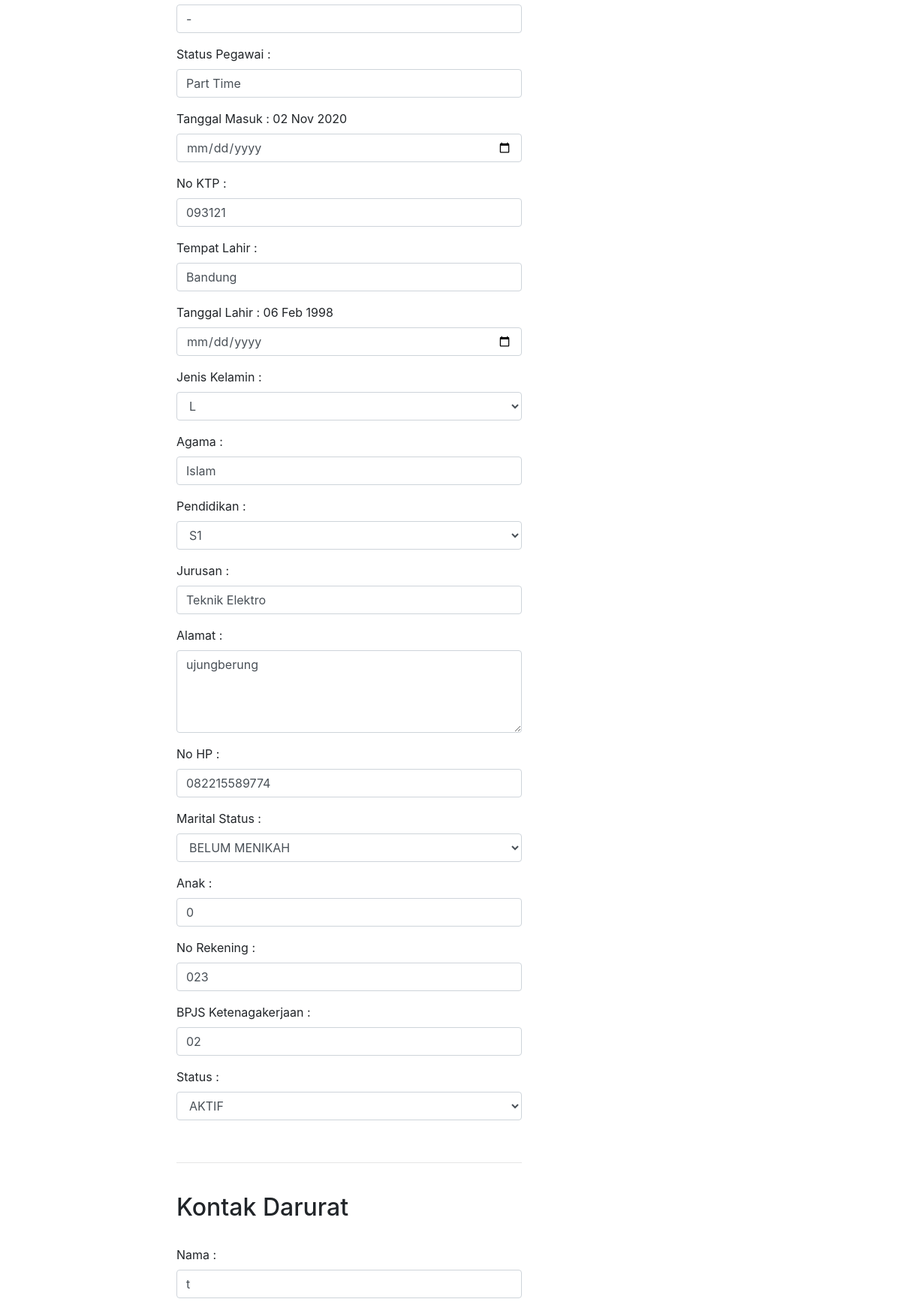
Page /halaman_edit/8 (signed in, middle part) on the earlier database version.
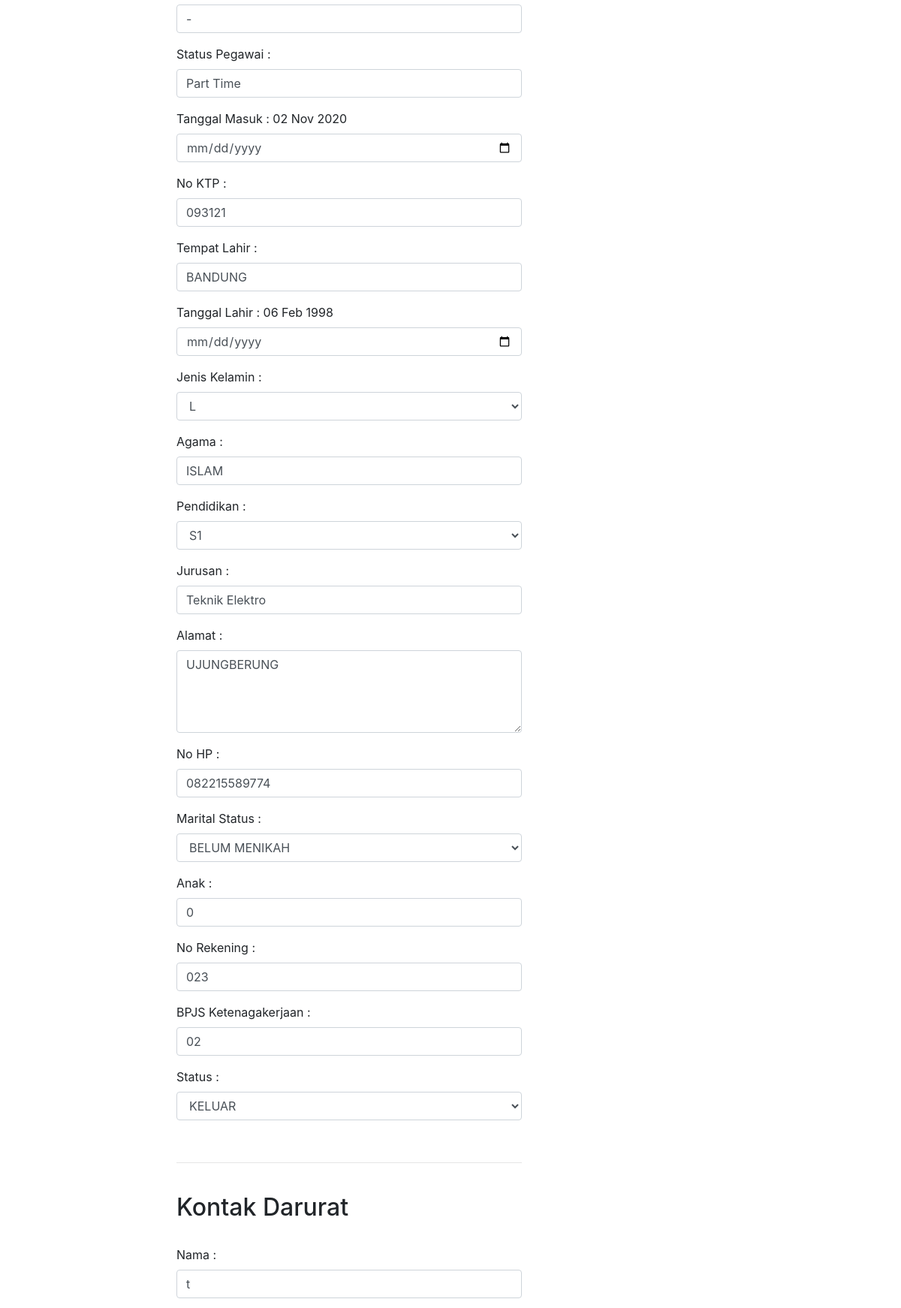
Same page on the later database version.
### dashboard/models.py (models this page shows, shortened)
class DataKaryawan(models.Model):
    AREA = (
        ('Office', 'Office'),
        ('Jatinangor', 'Jatinangor'),
        ('Cisitu', 'Cisitu'),
        ('Unjani', 'Unjani'),
        ('Metro', 'Metro'),
        ('Sukajadi', 'Sukajadi'),
        ('Telkom Sukabirus', 'Telkom Sukabirus'),
        ('Telkom Sukapura', 'Telkom Sukapura'),
    )
    JENIS_KELAMIN = (
        ('L', 'L'),
        ('P', 'P'),
    )
    PENDIDIKAN = (
        ('SD', 'SD'),
        ('SMP', 'SMP'),
        ('SMA/SMK', 'SMA/SMK'),
        ('D3', 'D3'),
        ('S1', 'S1'),
        ('S2', 'S2'),
        ('S3', 'S3'),
    )
    MARITAL = (
        ('BELUM MENIKAH', 'BELUM MENIKAH'),
        ('MENIKAH', 'MENIKAH'),
        ('CERAI', 'CERAI')
    )
    STATUS = (
        ('AKTIF','AKTIF'),
        ('KELUAR', 'KELUAR'),
    )
    nik = models.CharField(max_length=4, null=True)
    no_id_fingerprint = models.IntegerField()
    nama = models.CharField(max_length=100)
    area = models.CharField(max_length=30, choices=AREA)
    level_manajemen = models.CharField(max_length=40)
    nama_posisi = models.CharField(max_length=30)
    kode_posisi = models.CharField(max_length=5)
    status_jabatan = models.CharField(max_length=40, null=True)
    jabatan_baru = models.CharField(max_length=40, null=True)
    status_pegawai = models.CharField(max_length=50, null=True)
    tanggal_masuk = models.DateField('Tanggal Masuk', null=True)
    lama_bekerja = models.CharField(max_length=100, null=True)
    no_ktp = models.CharField(max_length=30, null=True)
    tempat_lahir = models.CharField(max_length=40, null=True)
    umur = models.IntegerField(null=True)
    tanggal_lahir = models.DateField('Tanggal Lahir', null=True)
    jenis_kelamin = models.CharField(max_length=1, choices=JENIS_KELAMIN)
    agama = models.CharField(max_length=20, null=True)
    pendidikan = models.CharField(max_length=10, choices=PENDIDIKAN)
    jurusan = models.CharField(max_length=40, null=True)
    alamat = models.CharField(max_length=100, null=True)
    no_hp = models.CharField(max_length=20)
    marital_status = models.CharField(max_length=20, choices=MARITAL)
    anak = models.IntegerField()
    no_rekening = models.CharField(max_length=100, null=True)
    bpjs_ketenagakerjaan = models.CharField(max_length=100, null=True)
    nama_darurat = models.CharField(max_length=100, null=True)
    alamat_darurat = models.CharField(max_length=100, null=True)
    hubungan_darurat = models.CharField(max_length=100, null=True)
    no_hp_darurat = models.CharField(max_length=100, null=True)
    status = models.CharField(max_length=100, null=True, choices=STATUS)
    tanggal_keluar = models.DateField('Tanggal Keluar', null=True)
    alasan_keluar = models.CharField(max_length=200, null=True)

### dashboard/views.py (the view, shortened to what this page needs)
# urls.py: path('halaman_edit/<int:id_karyawan>', views.halaman_edit, name='halaman_edit'),
@login_required(login_url='login')
def halaman_edit(request, id_karyawan):
    d = DataKaryawan.objects.get(pk=id_karyawan)
    context = {'nama' : request.user.first_name, 'data_kar':True, 'data' : d}
    if d.area == 'Office':
        context['area_office'] = True
    elif d.area == 'Cisitu':
        context['area_cisitu'] = True
    elif d.area == 'Jatinangor':
        context['area_jatinangor'] = True
    elif d.area == 'Metro':
        context['area_metro'] = True
    elif d.area == 'Sukajadi':
        context['area_sukajadi'] = True
    elif d.area == 'Telkom Sukabirus':
        context['area_telkom_sukabirus'] = True
    elif d.area == 'Telkom Sukapura':
        context['area_telkom_sukapura'] = True
    elif d.area == 'Unjani':
        context['area_unjadi'] = True
    if d.jenis_kelamin == 'L':
        context['lakilaki'] = True
    if d.pendidikan == 'SD':
        context['pendidikan_sd'] = True
    elif d.pendidikan == 'SMP':
        context['pendidikan_smp'] = True
    elif d.pendidikan == 'SMA/SMK':
        context['pendidikan_sma'] = True
    elif d.pendidikan == 'D3':
        context['pendidikan_d3'] = True
    elif d.pendidikan == 'S1':
        context['pendidikan_s1'] = True
    elif d.pendidikan == 'S2':
        context['pendidikan_s2'] = True
    elif d.pendidikan == 'S3':
        context['pendidikan_s3'] = True
    if d.marital_status == 'BELUM MENIKAH':
        context['status_belum'] = True
    elif d.marital_status == 'MENIKAH':
        context['status_menikah'] = True
    elif d.marital_status == 'CERAI':
        context['status_cerai'] = True
    if d.status == 'AKTIF':
        context['status_aktif'] = True
    return render(request, 'data_karyawan/halaman_edit.html', context)

### dashboard/templates/data_karyawan/halaman_edit.html (shortened to what the changed rows need)
{% extends 'dashboard/main.html' %}
{% block content %}
<div class="container">
    <div class="row">
        <div class="col">
            <div class="forminput">
                <form action="" method="POST">
                    <br>
                    <div class="form-group">
                        <input type="text" class="form-control" id="jabatan_baru" name="jabatan_baru"
                            value="{{data.jabatan_baru}}" required>
                    </div>
                    <div class="form-group">
                        <label for="status_pegawai">Status Pegawai : </label>
                        <input type="text" class="form-control" id="status_pegawai" name="status_pegawai"
                            value="{{data.status_pegawai}}" required>
                    </div>
                    <div class="form-group">
                        <label for="tanggal_masuk">Tanggal Masuk : {{data.tanggal_masuk|date:"d M Y"}}</label>
                        <input type="date" class="form-control" id="tanggal_masuk" name="tanggal_masuk" required>
                    </div>
                    <div class="form-group">
                        <label for="no_ktp">No KTP : </label>
                        <input type="text" class="form-control" id="no_ktp" name="no_ktp" value="{{data.no_ktp}}"
                            required>
                    </div>
                    <div class="form-group">
                        <label for="tempat_lahir">Tempat Lahir : </label>
                        <input type="text" class="form-control" id="tempat_lahir" name="tempat_lahir"
                            value="{{data.tempat_lahir}}" required>
                    </div>
                    <div class="form-group">
                        <label for="tanggal_lahir">Tanggal Lahir : {{data.tanggal_lahir|date:"d M Y"}}</label>
                        <input type="date" class="form-control" id="tanggal_lahir" name="tanggal_lahir" required>
                    </div>
                    <div class="form-group">
                        <label for="agama">Agama : </label>
                        <input type="text" class="form-control" id="agama" name="agama" value="{{data.agama}}" required>
                    </div>
                    <div class="form-group">
                        <label for="jurusan">Jurusan : </label>
                        <input type="text" class="form-control" id="jurusan" name="jurusan" value="{{data.jurusan}}"
                            required>
                    </div>
                    <div class="form-group">
                        <label for="alamat">Alamat : </label>
                        <textarea class="form-control" id="alamat" name="alamat" rows="4"
                            required>{{data.alamat}}</textarea>
                    </div>
                    <div class="form-group">
                        <label for="no_hp">No HP : </label>
                        <input type="text" class="form-control" id="no_hp" name="no_hp" value="{{data.no_hp}}" required>
                    </div>
                    <div class="form-group">
                        <label for="anak">Anak :</label>
                        <input type="number" id="anak" name="anak" class="form-control" min="0" max="1000"
                            value="{{data.anak}}" required>
                    </div>
                    <div class="form-group">
                        <label for="no_rekening">No Rekening : </label>
                        <input type="text" class="form-control" id="no_rekening" name="no_rekening"
                            value="{{data.no_rekening}}" required>
                    </div>
                    <div class="form-group">
                        <label for="bpjs_ketenagakerjaan">BPJS Ketenagakerjaan : </label>
                        <input type="text" class="form-control" id="bpjs_ketenagakerjaan" name="bpjs_ketenagakerjaan"
                            value="{{data.bpjs_ketenagakerjaan}}" required>
                    </div>
                    <div class="form-group">
                        <label for="status">Status : </label>
                        <select class="form-control" id="status" name="status">
                            {% if status_aktif %}
                            <option value="AKTIF" selected>AKTIF</option>
                            {% else %}
                            <option value="KELUAR" selected>KELUAR</option>
                            {% endif %}
                        </select>
                    </div>
                    <br>
                    <br>
                    <h2>Kontak Darurat</h2>
                    <br>
                    <div class="form-group">
                        <label for="nama_darurat">Nama : </label>
                        <input type="text" class="form-control" id="nama_darurat" name="nama_darurat"
                            value="{{data.nama_darurat}}" required>
                    </div>
                    <br>
                </form>
            </div>
        </div>
    </div>
</div>
{% endblock %}

Differences in the rows shown:
changed DataKaryawan "Part Time": tempat_lahir "Bandung" → "BANDUNG"; agama "Islam" → "ISLAM"; alamat "ujungberung" → "UJUNGBERUNG"
Other differences:
form field status: "AKTIF" → "KELUAR"
